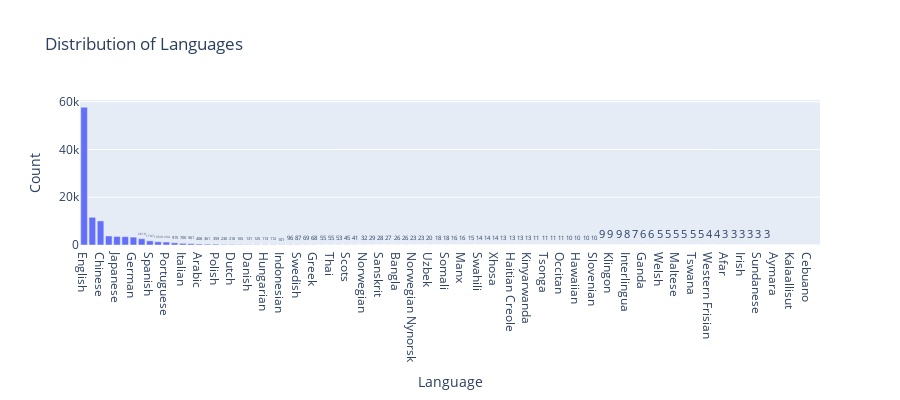

This figure's notebook cell:
### Markdown cell above
<!-- END QUESTION -->

## Language Distribution
Let’s explore which languages appear in LMArena battles. See how many language [LMArena](https://lmarena.ai/) is being used for! This is similar to the heatmap on the right side of **Figure 10** in the [LMArena paper](https://arxiv.org/pdf/2403.04132).

The full distribution gives context, but the range across languages can be huge. Try zooming in by highlighting the region of the plot you want to view.

### Code cell
lang_counts_all = battles["language"].value_counts()

fig_lang_all = px.bar(
    lang_counts_all,
    title="Distribution of Languages",
    text_auto=True,
    height=400
)
fig_lang_all.update_layout(
    xaxis_title="Language",
    yaxis_title="Count",
    showlegend=False
)
fig_lang_all.show()

### Figure 1 — Plotly figure (JSON) as saved in the notebook; plotly's stock layout.template omitted (floating-point values rounded to 4 significant figures)
{"data": [{"hovertemplate": "variable=count<br>language=%{x}<br>value=%{y}<extra></extra>", "legendgroup": "count", "marker": {"color": "#636efa", "pattern": {"shape": ""}}, "name": "count", "orientation": "v", "showlegend": true, "textposition": "auto", "texttemplate": "%{y}", "type": "bar", "x": ["English", "Russian", "Chinese", "unknown", "Japanese", "Vietnamese", "German", "Korean", "Spanish", "French", "Portuguese", "Czech", "Italian", "Persian", "Arabic", "Turkish", "Polish", "Ukrainian", "Dutch", "Bulgarian", "Danish", "Hebrew", "Hungarian", "Serbian", "Indonesian", "Finnish", "Swedish", "Latin", "Greek", "Romanian", "Thai", "Macedonian", "Scots", "Slovak", "Norwegian", "Catalan", "Sanskrit", "Hindi", "Bangla", "Galician", "Norwegian Nynorsk", "Malay", "Uzbek", "Corsican", "Somali", "Bislama", "Manx", "Faroese", "Swahili", "Croatian", "Xhosa", "Oromo", "Haitian Creole", "Lithuanian", "Kinyarwanda", "Malagasy", "Tsonga", "Latvian", "Occitan", "Basque", "Hawaiian", "Afrikaans", "Slovenian", "Estonian", "Klingon", "Luxembourgish", "Interlingua", "Esperanto", "Ganda", "Wolof", "Welsh", "Interlingue", "Maltese", "Quechua", "Tswana", "Guarani", "Western Frisian", "Volapük", "Afar", "Tatar", "Irish", "Yoruba", "Sundanese", "Icelandic", "Aymara", "Southern Sotho", "Kalaallisut", "Tigrinya", "Cebuano", "Fijian"], "xaxis": "x", "y": [57675, 11595, 10076, 3774, 3584, 3494, 3301, 2619, 1747, 1353, 1234, 915, 700, 561, 408, 361, 359, 230, 218, 165, 131, 125, 113, 112, 101, 96, 87, 69, 68, 55, 55, 53, 45, 41, 32, 29, 28, 27, 26, 26, 23, 23, 20, 18, 18, 16, 16, 15, 14, 14, 14, 13, 13, 13, 13, 11, 11, 11, 11, 10, 10, 10, 10, 9, 9, 9, 8, 7, 6, 6, 5, 5, 5, 5, 5, 5, 4, 4, 3, 3, 3, 3, 3, 3, 2, 2, 2, 1, 1, 1], "yaxis": "y"}], "layout": {"barmode": "relative", "height": 400, "legend": {"title": {"text": "variable"}, "tracegroupgap": 0}, "showlegend": false, "title": {"text": "Distribution of Languages"}, "xaxis": {"anchor": "y", "domain": [0, 1], "title": {"text": "Language"}}, "yaxis": {"anchor": "x", "domain": [0, 1], "title": {"text": "Count"}}}}
